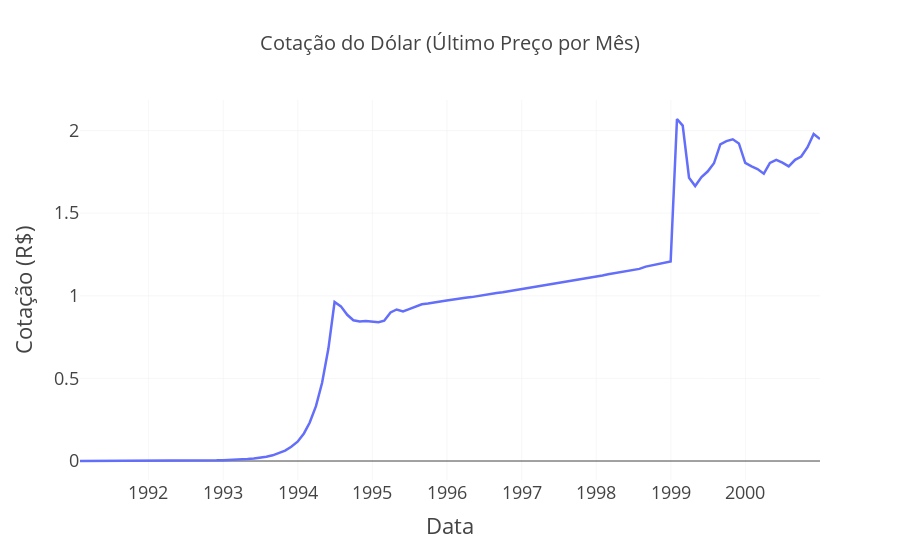

Here is the notebook cell this chart was saved with:
### Code cell
df_m = df_dol.resample("M").last()

fig = px.line(
    df_m, 
    y="Último", 
    title="Cotação do Dólar (Último Preço por Mês)", 
    labels={"index": "Data", "Último": "Cotação (R$)"},
)

# Melhorando o layout
fig.update_traces(line=dict(width=2.5), marker=dict(size=6))
fig.update_layout(
    template="presentation",
    title=dict(x=0.5, font=dict(size=20)),
    xaxis=dict(showgrid=True, gridwidth=0.5),
    yaxis=dict(showgrid=True, gridwidth=0.5),
    hovermode="x unified"
)

fig.show()
